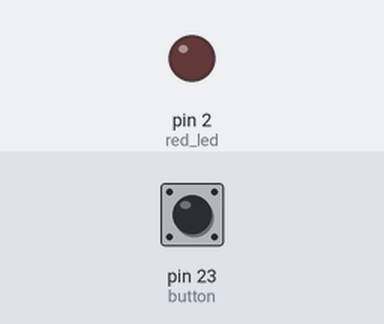
The sketch below on a simulated Arduino Mega 2560, built with avr-gcc and run on an emulated ATmega2560. On the bench: output pins drawn as LEDs (lit = HIGH). Dashed ring = blinking. The test bench sets the inputs (shaded band); at power-on: pin 23 (button) HIGH.

Above: at 1.2 s.
1.3 s: pin 23 (button) pulled LOW for 1 s
At 3.2 s:
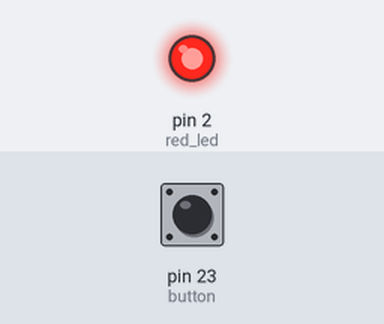
3.8 s: pin 23 (button) pulled LOW for 0.15 s
At 4.4 s:
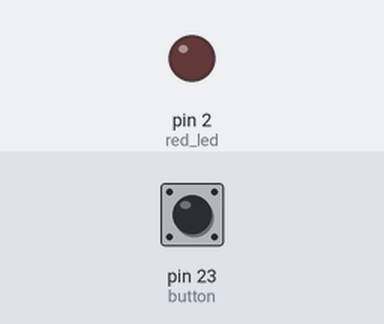
5.5 s: pin 23 (button) pulled LOW for 3.2 s
At 5.8 s:
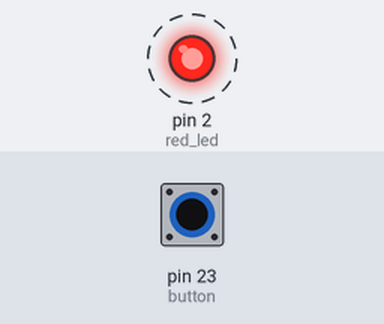
Timing chart, 0 to 10.2 s (numbered marks = the images above; inputs shaded):
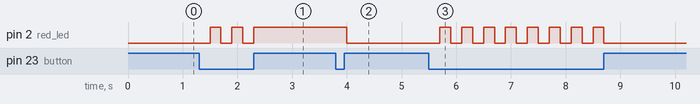

Measured:
- after the input at 1.3 s, pin 2 (red_led): alternates HIGH for 0.20 s and LOW for 0.20 s, 5 changes in all, then stays HIGH, starting after 0.20 s
- after the input at 3.8 s, pin 2 (red_led): HIGH → LOW after 0.20 s
- after the input at 5.5 s, pin 2 (red_led): alternates HIGH for 0.20 s and LOW for 0.20 s, 16 changes in all, then stays LOW, starting after 0.20 s

The sketch:

apartado1.3.ino
```cpp
#include <stdint.h>

// Definir pines para los LEDs
uint8_t red_led = 2;   // Pin del LED rojo
uint8_t button = 23;   // Pin del botón

bool led_state = false;

void setup() {
    // Configurar los pines como salida
    Serial.begin(9600);
    pinMode(red_led, OUTPUT);
    pinMode(button, INPUT_PULLUP); // Inicializamos el pin botón como entrada con pull-up
    // Pullup significa que 1 es en reposo y 0 es pulsando

    digitalWrite(red_led, LOW); // Inicializamos el LED rojo como apagado
}

void loop() {
    if (digitalRead(button) == LOW) { // Si el botón está a 0, es decir, presionado
        delay(200);  // Pequeño retraso para evitar rebotes
        led_state = !led_state; // Intercambiamos el estado del LED
        digitalWrite(red_led, led_state); // Encendemos o apagamos el LED según el estado
    }
}
```
